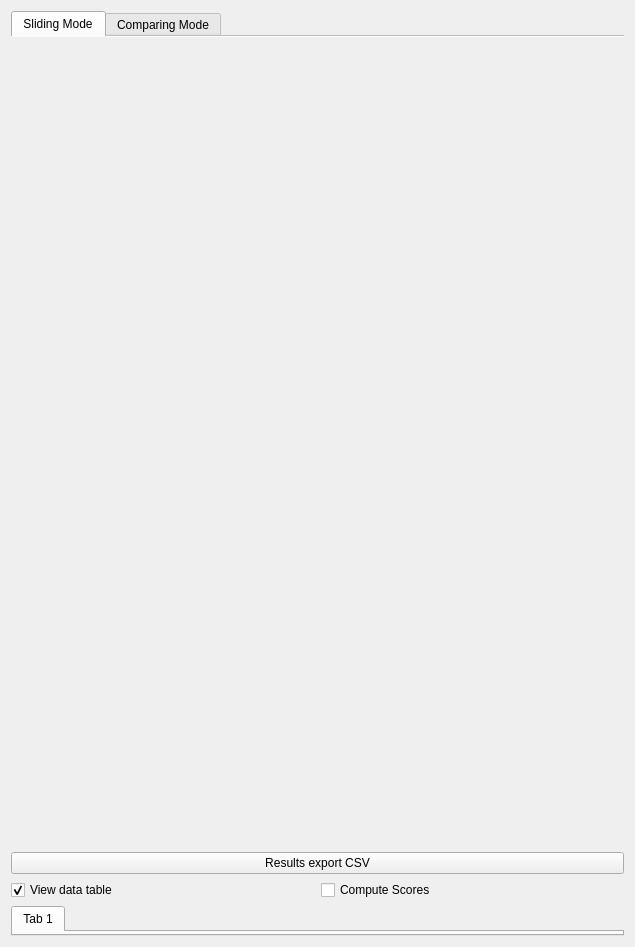
<?xml version="1.0" encoding="UTF-8"?>
<ui version="4.0">
 <class>frm_main</class>
 <widget class="QWidget" name="frm_main">
  <property name="geometry">
   <rect>
    <x>0</x>
    <y>0</y>
    <width>635</width>
    <height>947</height>
   </rect>
  </property>
  <property name="windowTitle">
   <string>Hydro. Results</string>
  </property>
  <layout class="QVBoxLayout" name="verticalLayout_3">
   <item>
    <widget class="QFrame" name="frm_mode">
     <property name="maximumSize">
      <size>
       <width>16777215</width>
       <height>175</height>
      </size>
     </property>
     <layout class="QVBoxLayout" name="verticalLayout_7">
      <property name="leftMargin">
       <number>0</number>
      </property>
      <property name="topMargin">
       <number>0</number>
      </property>
      <property name="rightMargin">
       <number>0</number>
      </property>
      <property name="bottomMargin">
       <number>0</number>
      </property>
      <item>
       <widget class="QTabWidget" name="tw_mode">
        <property name="sizePolicy">
         <sizepolicy hsizetype="Expanding" vsizetype="Maximum">
          <horstretch>0</horstretch>
          <verstretch>0</verstretch>
         </sizepolicy>
        </property>
        <property name="currentIndex">
         <number>0</number>
        </property>
        <property name="documentMode">
         <bool>true</bool>
        </property>
        <widget class="QWidget" name="tb_slide">
         <attribute name="title">
          <string>Sliding Mode</string>
         </attribute>
         <layout class="QVBoxLayout" name="verticalLayout_5">
          <property name="leftMargin">
           <number>0</number>
          </property>
          <property name="rightMargin">
           <number>0</number>
          </property>
          <property name="bottomMargin">
           <number>0</number>
          </property>
          <item>
           <layout class="QHBoxLayout" name="lay_sel_curve"/>
          </item>
         </layout>
        </widget>
        <widget class="QWidget" name="tb_compar">
         <attribute name="title">
          <string>Comparing Mode</string>
         </attribute>
         <layout class="QVBoxLayout" name="verticalLayout_6">
          <property name="leftMargin">
           <number>0</number>
          </property>
          <property name="topMargin">
           <number>9</number>
          </property>
          <property name="rightMargin">
           <number>0</number>
          </property>
          <property name="bottomMargin">
           <number>0</number>
          </property>
          <item>
           <layout class="QHBoxLayout" name="horizontalLayout">
            <item>
             <widget class="QListWidget" name="lw_graph">
              <property name="gridSize">
               <size>
                <width>0</width>
                <height>20</height>
               </size>
              </property>
              <property name="uniformItemSizes">
               <bool>true</bool>
              </property>
             </widget>
            </item>
            <item>
             <layout class="QVBoxLayout" name="verticalLayout_8">
              <item>
               <widget class="QPushButton" name="btn_add_graph">
                <property name="enabled">
                 <bool>false</bool>
                </property>
                <property name="sizePolicy">
                 <sizepolicy hsizetype="Maximum" vsizetype="Fixed">
                  <horstretch>0</horstretch>
                  <verstretch>0</verstretch>
                 </sizepolicy>
                </property>
                <property name="maximumSize">
                 <size>
                  <width>30</width>
                  <height>16777215</height>
                 </size>
                </property>
                <property name="font">
                 <font>
                  <pointsize>10</pointsize>
                  <weight>75</weight>
                  <bold>true</bold>
                 </font>
                </property>
                <property name="toolTip">
                 <string>Add Chart</string>
                </property>
                <property name="text">
                 <string>+</string>
                </property>
               </widget>
              </item>
              <item>
               <widget class="QPushButton" name="btn_del_graph">
                <property name="enabled">
                 <bool>false</bool>
                </property>
                <property name="sizePolicy">
                 <sizepolicy hsizetype="Maximum" vsizetype="Fixed">
                  <horstretch>0</horstretch>
                  <verstretch>0</verstretch>
                 </sizepolicy>
                </property>
                <property name="maximumSize">
                 <size>
                  <width>30</width>
                  <height>16777215</height>
                 </size>
                </property>
                <property name="font">
                 <font>
                  <pointsize>10</pointsize>
                  <weight>75</weight>
                  <bold>true</bold>
                 </font>
                </property>
                <property name="toolTip">
                 <string>Remove Chart</string>
                </property>
                <property name="text">
                 <string>-</string>
                </property>
               </widget>
              </item>
              <item>
               <spacer name="verticalSpacer">
                <property name="orientation">
                 <enum>Qt::Vertical</enum>
                </property>
                <property name="sizeHint" stdset="0">
                 <size>
                  <width>20</width>
                  <height>40</height>
                 </size>
                </property>
               </spacer>
              </item>
             </layout>
            </item>
           </layout>
          </item>
         </layout>
        </widget>
       </widget>
      </item>
     </layout>
    </widget>
   </item>
   <item>
    <widget class="QFrame" name="frm_graph">
     <property name="frameShape">
      <enum>QFrame::NoFrame</enum>
     </property>
     <property name="frameShadow">
      <enum>QFrame::Raised</enum>
     </property>
     <layout class="QVBoxLayout" name="verticalLayout">
      <property name="leftMargin">
       <number>0</number>
      </property>
      <property name="topMargin">
       <number>0</number>
      </property>
      <property name="rightMargin">
       <number>0</number>
      </property>
      <property name="bottomMargin">
       <number>0</number>
      </property>
      <item>
       <layout class="QVBoxLayout" name="lay_graph"/>
      </item>
     </layout>
    </widget>
   </item>
   <item>
    <layout class="QHBoxLayout" name="frm_graph_tb">
     <item>
      <layout class="QHBoxLayout" name="lay_graph_tbar"/>
     </item>
     <item>
      <widget class="QPushButton" name="bt_expCsv">
       <property name="text">
        <string>Results export CSV</string>
       </property>
      </widget>
     </item>
    </layout>
   </item>
   <item>
    <widget class="QFrame" name="frm_bottom">
     <property name="sizePolicy">
      <sizepolicy hsizetype="Preferred" vsizetype="Maximum">
       <horstretch>0</horstretch>
       <verstretch>0</verstretch>
      </sizepolicy>
     </property>
     <property name="frameShape">
      <enum>QFrame::NoFrame</enum>
     </property>
     <property name="frameShadow">
      <enum>QFrame::Raised</enum>
     </property>
     <layout class="QVBoxLayout" name="verticalLayout_2">
      <property name="leftMargin">
       <number>0</number>
      </property>
      <property name="topMargin">
       <number>0</number>
      </property>
      <property name="rightMargin">
       <number>0</number>
      </property>
      <property name="bottomMargin">
       <number>0</number>
      </property>
      <item>
       <widget class="QFrame" name="frm_data">
        <property name="frameShape">
         <enum>QFrame::NoFrame</enum>
        </property>
        <property name="frameShadow">
         <enum>QFrame::Raised</enum>
        </property>
        <layout class="QVBoxLayout" name="verticalLayout_4">
         <property name="leftMargin">
          <number>0</number>
         </property>
         <property name="topMargin">
          <number>0</number>
         </property>
         <property name="rightMargin">
          <number>0</number>
         </property>
         <property name="bottomMargin">
          <number>0</number>
         </property>
         <item>
          <layout class="QHBoxLayout" name="horizontalLayout_7">
           <item>
            <widget class="QCheckBox" name="cc_data">
             <property name="text">
              <string>View data table</string>
             </property>
             <property name="checked">
              <bool>true</bool>
             </property>
            </widget>
           </item>
           <item>
            <widget class="QCheckBox" name="cc_scores">
             <property name="text">
              <string>Compute Scores</string>
             </property>
            </widget>
           </item>
          </layout>
         </item>
         <item>
          <widget class="QStackedWidget" name="stw_res">
           <property name="sizePolicy">
            <sizepolicy hsizetype="Preferred" vsizetype="Maximum">
             <horstretch>0</horstretch>
             <verstretch>0</verstretch>
            </sizepolicy>
           </property>
           <property name="currentIndex">
            <number>0</number>
           </property>
           <widget class="QWidget" name="p_tres">
            <layout class="QGridLayout" name="gridLayout_2">
             <property name="leftMargin">
              <number>0</number>
             </property>
             <property name="topMargin">
              <number>0</number>
             </property>
             <property name="rightMargin">
              <number>0</number>
             </property>
             <property name="bottomMargin">
              <number>0</number>
             </property>
             <item row="0" column="0">
              <widget class="QTabWidget" name="clas_data">
               <property name="currentIndex">
                <number>0</number>
               </property>
               <widget class="QWidget" name="ong_data_1">
                <attribute name="title">
                 <string>Tab 1</string>
                </attribute>
               </widget>
              </widget>
             </item>
            </layout>
           </widget>
           <widget class="QWidget" name="p_tscore">
            <layout class="QGridLayout" name="gridLayout">
             <property name="leftMargin">
              <number>0</number>
             </property>
             <property name="topMargin">
              <number>0</number>
             </property>
             <property name="rightMargin">
              <number>0</number>
             </property>
             <property name="bottomMargin">
              <number>0</number>
             </property>
             <item row="0" column="0">
              <widget class="QTabWidget" name="tabscores"/>
             </item>
            </layout>
           </widget>
          </widget>
         </item>
        </layout>
       </widget>
      </item>
     </layout>
    </widget>
   </item>
  </layout>
 </widget>
 <resources/>
 <connections>
  <connection>
   <sender>cc_data</sender>
   <signal>clicked(bool)</signal>
   <receiver>stw_res</receiver>
   <slot>setVisible(bool)</slot>
   <hints>
    <hint type="sourcelabel">
     <x>191</x>
     <y>515</y>
    </hint>
    <hint type="destinationlabel">
     <x>376</x>
     <y>674</y>
    </hint>
   </hints>
  </connection>
  <connection>
   <sender>cc_data</sender>
   <signal>clicked(bool)</signal>
   <receiver>cc_scores</receiver>
   <slot>setVisible(bool)</slot>
   <hints>
    <hint type="sourcelabel">
     <x>191</x>
     <y>515</y>
    </hint>
    <hint type="destinationlabel">
     <x>561</x>
     <y>515</y>
    </hint>
   </hints>
  </connection>
 </connections>
</ui>
